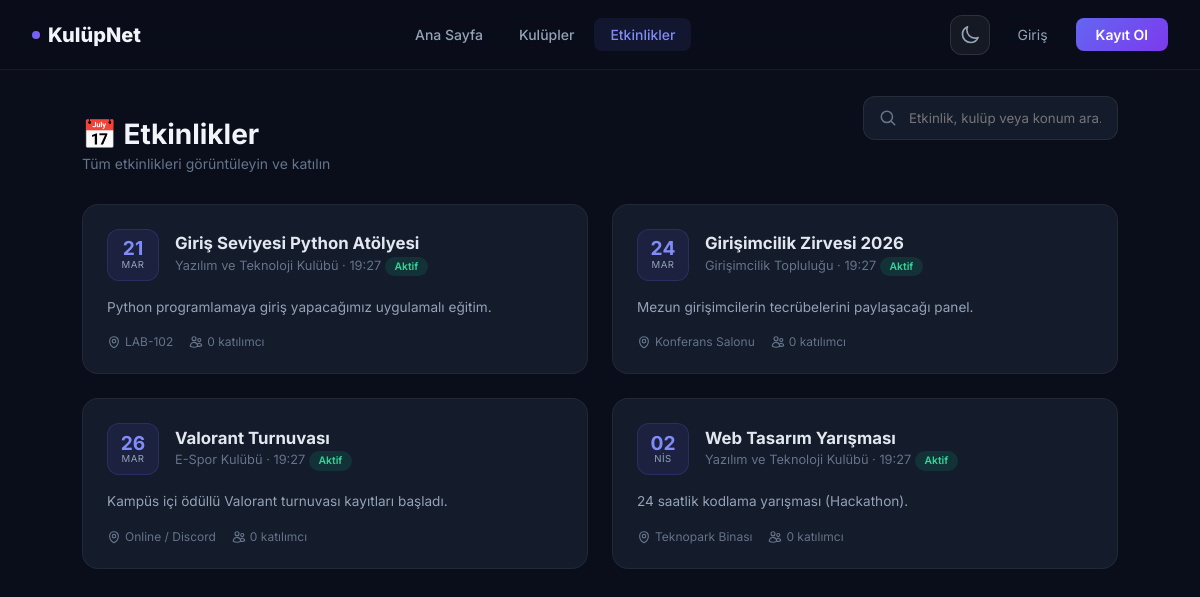
Screenshot of /etkinlikler.php with the database file from the repository.
### tables this page shows
CREATE TABLE IF NOT EXISTS etkinlikler (
    id INT AUTO_INCREMENT PRIMARY KEY,
    kulup_id INT,
    baslik VARCHAR(200) NOT NULL,
    aciklama TEXT,
    tarih DATETIME NOT NULL,
    konum VARCHAR(200),
    kisi_siniri INT DEFAULT NULL,
    FOREIGN KEY (kulup_id) REFERENCES kulupler(id) ON DELETE SET NULL
);

CREATE TABLE IF NOT EXISTS kulupler (
    id INT AUTO_INCREMENT PRIMARY KEY,
    ad VARCHAR(100) NOT NULL,
    aciklama TEXT
);

### etkinlikler.php (the view, shortened to what this page needs)
<?php
require_once 'config/veritabani.php';
$giris_yapildi = isset($_SESSION['kullanici_id']);
$aranan = trim($_GET['aranan'] ?? '');
$sayfa_kayit_sayisi = 6;
$sayfa = isset($_GET['sayfa']) ? max(1, (int)$_GET['sayfa']) : 1;
$offset = ($sayfa - 1) * $sayfa_kayit_sayisi;
$where_clauses = ["e.tarih >= NOW()"];
$params = [];
$where_sql = "WHERE " . implode(" AND ", $where_clauses);
$sql = "SELECT e.*, k.ad as kulup_adi, (SELECT COUNT(*) FROM etkinlik_katilimlari WHERE etkinlik_id = e.id) as katilimci_sayisi
        FROM etkinlikler e
        LEFT JOIN kulupler k ON e.kulup_id = k.id
        $where_sql
        ORDER BY e.tarih ASC
        LIMIT $sayfa_kayit_sayisi OFFSET $offset";
$stmt = $db->prepare($sql);
$stmt->execute($params);
$etkinlikler = $stmt->fetchAll();
$aylar = ['Oca','Şub','Mar','Nis','May','Haz','Tem','Ağu','Eyl','Eki','Kas','Ara'];
?>
<!DOCTYPE html>
<html lang="tr">
<head>
    <link rel="stylesheet" href="content/css/theme.css">
</head>
<body>
    <nav class="navbar">
        <a href="index.php" class="nav-brand"><span class="brand-dot"></span> KulüpNet</a>
        <div class="nav-links">
            <a href="index.php">Ana Sayfa</a>
            <a href="kulupler.php">Kulüpler</a>
            <a href="etkinlikler.php" class="active">Etkinlikler</a>
        </div>
        <div class="nav-auth">
            <?php include 'includes/theme_toggle.php'; ?>
            <?php if ($giris_yapildi): ?>
                <div class="user-menu" style="display: flex; align-items: center; gap: 0.75rem;">
                    <?php include 'includes/bildirim.php'; ?>
                    <a href="profil.php" class="user-avatar-nav"><?php echo mb_strtoupper(mb_substr($_SESSION['kullanici_ad'], 0, 1)); ?></a>
                    <a href="profil.php" style="text-decoration:none;"><span class="user-menu-name" style="font-size: 0.875rem; font-weight: 600; color: #e2e8f0;"><?php echo htmlspecialchars($_SESSION['kullanici_ad']); ?></span></a>
                    <a href="ayarlar.php" class="btn-ghost" title="Ayarlar">
                        <svg xmlns="http://www.w3.org/2000/svg" fill="none" viewBox="0 0 24 24" stroke-width="2" stroke="currentColor" style="width:18px;height:18px;">
                            <path stroke-linecap="round" stroke-linejoin="round" d="M9.594 3.94c.09-.542.56-.94 1.11-.94h2.593c.55 0 1.02.398 1.11.94l.213 1.281c.063.374.313.686.645.87.074.04.147.083.22.127.325.196.72.257 1.075.124l1.217-.456a1.125 1.125 0 0 1 1.37.49l1.296 2.247a1.125 1.125 0 0 1-.26 1.431l-1.003.827c-.293.241-.438.613-.43.992a7.723 7.723 0 0 1 0 .255c-.008.378.137.75.43.991l1.004.827c.424.35.534.955.26 1.43l-1.298 2.247a1.125 1.125 0 0 1-1.369.491l-1.217-.456c-.355-.133-.75-.072-1.076.124a6.47 6.47 0 0 1-.22.128c-.331.183-.581.495-.644.869l-.213 1.281c-.09.543-.56.94-1.11.94h-2.594c-.55 0-1.019-.398-1.11-.94l-.213-1.281c-.062-.374-.312-.686-.644-.87a6.52 6.52 0 0 1-.22-.127c-.325-.196-.72-.257-1.076-.124l-1.217.456a1.125 1.125 0 0 1-1.369-.49l-1.297-2.247a1.125 1.125 0 0 1 .26-1.431l1.004-.827c.292-.24.437-.613.43-.991a6.932 6.932 0 0 1 0-.255c.007-.38-.138-.751-.43-.992l-1.004-.827a1.125 1.125 0 0 1-.26-1.43l1.297-2.247a1.125 1.125 0 0 1 1.37-.491l1.216.456c.356.133.751.072 1.076-.124.072-.044.146-.086.22-.128.332-.183.582-.495.644-.869l.214-1.28Z" />
                            <path stroke-linecap="round" stroke-linejoin="round" d="M15 12a3 3 0 1 1-6 0 3 3 0 0 1 6 0Z" />
                        </svg>
                    </a>
                    <a href="cikis.php" class="btn-ghost" title="Çıkış">
                        <svg xmlns="http://www.w3.org/2000/svg" fill="none" viewBox="0 0 24 24" stroke-width="2" stroke="currentColor" style="width:18px;height:18px;">
                            <path stroke-linecap="round" stroke-linejoin="round" d="M15.75 9V5.25A2.25 2.25 0 0 0 13.5 3h-6a2.25 2.25 0 0 0-2.25 2.25v13.5A2.25 2.25 0 0 0 7.5 21h6a2.25 2.25 0 0 0 2.25-2.25V15m3 0 3-3m0 0-3-3m3 3H9" />
                        </svg>
                    </a>
                </div>
            <?php else: ?>
                <a href="giris.php" class="btn-ghost">Giriş</a>
                <a href="kayit.php" class="btn-primary-nav">Kayıt Ol</a>
            <?php endif; ?>
        </div>
    </nav>
    <div class="container">
        <div class="page-header">
            <div style="display: flex; justify-content: space-between; align-items: flex-end; flex-wrap: wrap; gap: 1rem;">
                <div>
                    <h1>📅 Etkinlikler</h1>
                    <p>Tüm etkinlikleri görüntüleyin ve katılın</p>
                </div>
                <form action="" method="GET" class="search-container">
                    <svg class="search-icon" xmlns="http://www.w3.org/2000/svg" fill="none" viewBox="0 0 24 24" stroke-width="2" stroke="currentColor"><path stroke-linecap="round" stroke-linejoin="round" d="m21 21-5.197-5.197m0 0A7.5 7.5 0 1 0 5.196 5.196a7.5 7.5 0 0 0 10.607 10.607Z" /></svg>
                    <input type="text" name="aranan" class="search-input" placeholder="Etkinlik, kulüp veya konum ara..." value="<?php echo htmlspecialchars($aranan); ?>">
                </form>
            </div>
        </div>
        <div class="cards-grid">
            <?php if (!empty($etkinlikler)):
                foreach ($etkinlikler as $e):
                    $ts = strtotime($e['tarih']);
                    $gun = date('d', $ts); $ay = $aylar[(int)date('n', $ts) - 1]; $saat = date('H:i', $ts);
                    $gecmis = $ts < time();
            ?>
            <div class="event-card">
                <div class="card-top">
                    <div class="card-date">
                        <span class="day"><?php echo $gun; ?></span>
                        <span class="month"><?php echo $ay; ?></span>
                    </div>
                    <div>
                        <div class="card-title"><?php echo htmlspecialchars($e['baslik']); ?></div>
                        <div class="card-subtitle">
                            <?php echo htmlspecialchars($e['kulup_adi'] ?? 'Genel'); ?> · <?php echo $saat; ?>
                            <?php if ($gecmis): ?>
                                <span class="status-badge status-past">Bitti</span>
                            <?php else: ?>
                                <span class="status-badge status-upcoming">Aktif</span>
                            <?php endif; ?>
                        </div>
                    </div>
                </div>
                <div class="card-desc"><?php echo htmlspecialchars($e['aciklama'] ?? 'Açıklama yok.'); ?></div>
                <div class="card-footer">
                    <div class="card-meta-row">
                        <div class="card-meta-item">
                            <?php echo htmlspecialchars($e['konum'] ?? 'Belirtilmedi'); ?>
                        </div>
                        <div class="card-meta-item">
                            <?php
                                $ks = $e['kisi_siniri'] ?? null;
                                $sinir_text = $ks ? ' / ' . $ks : '';
                                echo $e['katilimci_sayisi'] . $sinir_text . ' katılımcı';
                            ?>
                        </div>
                    </div>
                </div>
            </div>
            <?php endforeach; endif; ?>
        </div>
    </div>
</body>
</html>

### content/css/theme.css (style rules this page uses)
body, .navbar, .card, .event-card, .meeting-card, .club-card, .section-card, .form-card, .stat-item, .calendar-card, .compact-event-card, .site-footer, .search-input, .event-modal, .modal-header, .modal-event-item, .theme-toggle, .page-btn, .page-link, .profile-header, .settings-section, .tabs, .detail-card, .announcement-card, .login-prompt, .list-item { transition: background-color 0.3s ease, color 0.3s ease, border-color 0.3s ease, box-shadow 0.3s ease; }

### rows the page displays
etkinlikler: tarih "21", tarih "MAR", baslik "Giriş Seviyesi Python Atölyesi", kulup.ad "Yazılım ve Teknoloji Kulübü", tarih "19:27", shows "Aktif", aciklama "Python programlamaya giriş yapacağımız uygulamalı eğitim.", konum "LAB-102", katilimci_sayisi "0"
etkinlikler: tarih "24", tarih "MAR", baslik "Girişimcilik Zirvesi 2026", kulup.ad "Girişimcilik Topluluğu", tarih "19:27", shows "Aktif", aciklama "Mezun girişimcilerin tecrübelerini paylaşacağı panel.", konum "Konferans Salonu", katilimci_sayisi "0"
etkinlikler: tarih "26", tarih "MAR", baslik "Valorant Turnuvası", kulup.ad "E-Spor Kulübü", tarih "19:27", shows "Aktif", aciklama "Kampüs içi ödüllü Valorant turnuvası kayıtları başladı.", konum "Online / Discord", katilimci_sayisi "0"
etkinlikler: tarih "02", tarih "NIS", baslik "Web Tasarım Yarışması", kulup.ad "Yazılım ve Teknoloji Kulübü", tarih "19:27", shows "Aktif", aciklama "24 saatlik kodlama yarışması (Hackathon).", konum "Teknopark Binası", katilimci_sayisi "0"
